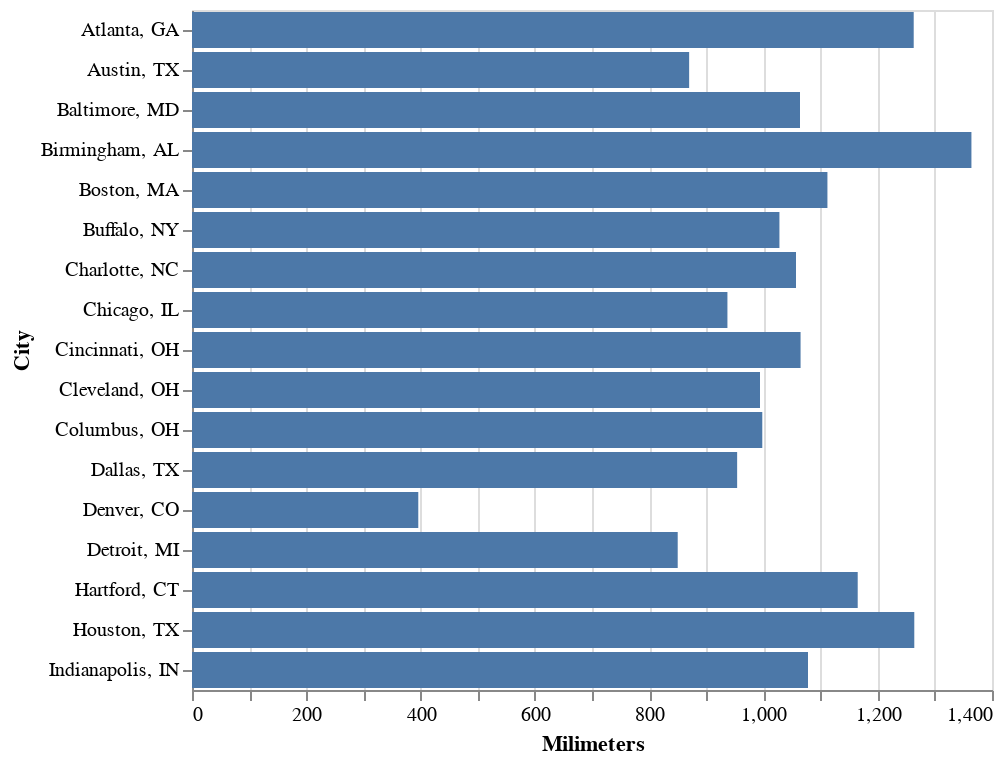

The cell this chart's notebook holds for it:
### Code cell
# We can put the city names in y, where they are easier to read:
alt.Chart(rainfall).mark_bar().encode(
    alt.Y("City:N"), 
    alt.X("Milimeters:Q"))

### Figure 1 — Vega-Lite specification as saved in the notebook (floating-point values rounded to 4 significant figures)
{"config": {"view": {"continuousWidth": 400, "continuousHeight": 300}}, "data": {"name": "data-ffc9e5a73214162b67aa64652cbe3ea1"}, "mark": "bar", "encoding": {"x": {"type": "quantitative", "field": "Milimeters"}, "y": {"type": "nominal", "field": "City"}}, "$schema": "https://vega.github.io/schema/vega-lite/v4.8.1.json", "datasets": {"data-ffc9e5a73214162b67aa64652cbe3ea1": [{"Days": 113, "City, State": "Atlanta, GA ", "Inches": 49.7, "Milimeters": 1263, "City": "Atlanta, GA "}, {"Days": 88, "City, State": "Austin, TX ", "Inches": 34.2, "Milimeters": 870, "City": "Austin, TX "}, {"Days": 116, "City, State": "Baltimore, MD ", "Inches": 41.9, "Milimeters": 1064, "City": "Baltimore, MD "}, {"Days": 117, "City, State": "Birmingham, AL ", "Inches": 53.7, "Milimeters": 1364, "City": "Birmingham, AL "}, {"Days": 126, "City, State": "Boston, MA ", "Inches": 43.8, "Milimeters": 1112, "City": "Boston, MA "}, {"Days": 167, "City, State": "Buffalo, NY ", "Inches": 40.5, "Milimeters": 1028, "City": "Buffalo, NY "}, {"Days": 110, "City, State": "Charlotte, NC", "Inches": 41.6, "Milimeters": 1057, "City": "Charlotte, NC"}, {"Days": 124, "City, State": "Chicago, IL", "Inches": 36.9, "Milimeters": 937, "City": "Chicago, IL"}, {"Days": 137, "City, State": "Cincinnati, OH ", "Inches": 41.9, "Milimeters": 1065, "City": "Cincinnati, OH "}, {"Days": 155, "City, State": "Cleveland, OH ", "Inches": 39.1, "Milimeters": 994, "City": "Cleveland, OH "}, {"Days": 139, "City, State": "Columbus, OH ", "Inches": 39.3, "Milimeters": 998, "City": "Columbus, OH "}, {"Days": 81, "City, State": "Dallas, TX ", "Inches": 37.6, "Milimeters": 954, "City": "Dallas, TX "}, {"Days": 87, "City, State": "Denver, CO", "Inches": 15.6, "Milimeters": 396, "City": "Denver, CO"}, {"Days": 135, "City, State": "Detroit, MI ", "Inches": 33.5, "Milimeters": 850, "City": "Detroit, MI "}, {"Days": 130, "City, State": "Hartford, CT ", "Inches": 45.9, "Milimeters": 1165, "City": "Hartford, CT "}, {"Days": 104, "City, State": "Houston, TX ", "Inches": 49.8, "Milimeters": 1264, "City": "Houston, TX "}, {"Days": 129, "City, State": "Indianapolis, IN ", "Inches": 42.4, "Milimeters": 1078, "City": "Indianapolis, IN "}]}}
